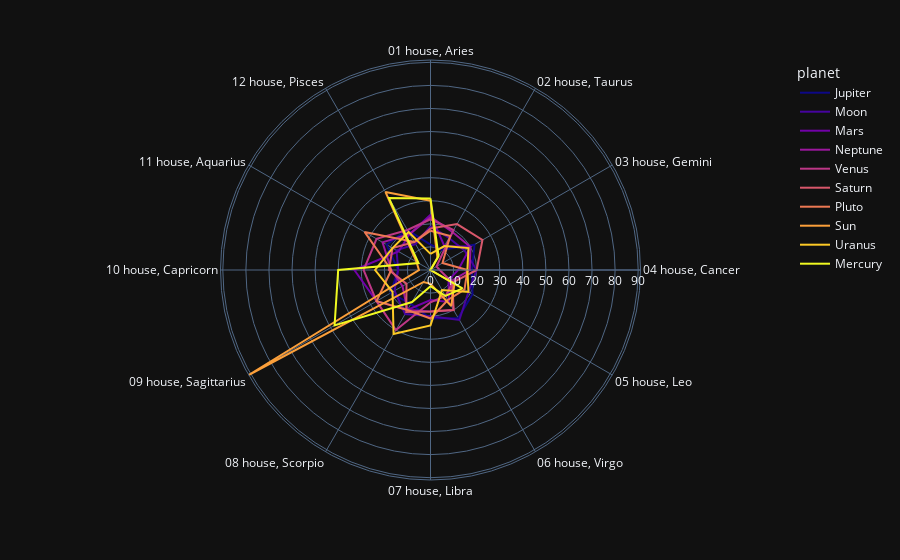

Here is the notebook cell this chart was saved with:
### Markdown cell above
Напротив каждого дома - сколько планет каждого типа среди 220 людей в него вошли. Видно, что 9 дом действительно сильно вырывается вперед. Но также видно что это все Солнце. Справа в легенде можно его выключить, и заметить, что среди остальных планет такого разрыва суммарно нет, но вообще одна половина небосвода доминирует над другой. Теперь давайте посмотрим, есть ли еще кроме Солнца какие-то странные случаи:

### Code cell
fig = px.line_polar(forkrug, r="counts", theta="House", color="planet", line_close=True,
                    color_discrete_sequence=px.colors.sequential.Plasma,
                    template="plotly_dark",)
fig.show()

### Figure 1 — Plotly figure (JSON) as saved in the notebook; plotly's stock layout.template omitted (floating-point values rounded to 4 significant figures)
{"data": [{"hovertemplate": "planet=Jupiter<br>counts=%{r}<br>House=%{theta}<extra></extra>", "legendgroup": "Jupiter", "line": {"color": "#0d0887", "dash": "solid"}, "mode": "lines", "name": "Jupiter", "r": [11, 10, 22, 18, 21, 24, 21, 17, 20, 14, 22, 20, 11], "showlegend": true, "subplot": "polar", "theta": ["01 house, Aries", "02 house, Taurus", "03 house, Gemini", "04 house, Cancer", "05 house, Leo", "06 house, Virgo", "07 house, Libra", "08 house, Scorpio", "09 house, Sagittarius", "10 house, Capricorn", "11 house, Aquarius", "12 house, Pisces", "01 house, Aries"], "type": "scatterpolar"}, {"hovertemplate": "planet=Moon<br>counts=%{r}<br>House=%{theta}<extra></extra>", "legendgroup": "Moon", "line": {"color": "#46039f", "dash": "solid"}, "mode": "lines", "name": "Moon", "r": [19, 16, 17, 20, 19, 25, 20, 22, 18, 14, 17, 13, 19], "showlegend": true, "subplot": "polar", "theta": ["01 house, Aries", "02 house, Taurus", "03 house, Gemini", "04 house, Cancer", "05 house, Leo", "06 house, Virgo", "07 house, Libra", "08 house, Scorpio", "09 house, Sagittarius", "10 house, Capricorn", "11 house, Aquarius", "12 house, Pisces", "01 house, Aries"], "type": "scatterpolar"}, {"hovertemplate": "planet=Mars<br>counts=%{r}<br>House=%{theta}<extra></extra>", "legendgroup": "Mars", "line": {"color": "#7201a8", "dash": "solid"}, "mode": "lines", "name": "Mars", "r": [24, 12, 20, 12, 9, 16, 13, 20, 27, 33, 16, 18, 24], "showlegend": true, "subplot": "polar", "theta": ["01 house, Aries", "02 house, Taurus", "03 house, Gemini", "04 house, Cancer", "05 house, Leo", "06 house, Virgo", "07 house, Libra", "08 house, Scorpio", "09 house, Sagittarius", "10 house, Capricorn", "11 house, Aquarius", "12 house, Pisces", "01 house, Aries"], "type": "scatterpolar"}, {"hovertemplate": "planet=Neptune<br>counts=%{r}<br>House=%{theta}<extra></extra>", "legendgroup": "Neptune", "line": {"color": "#9c179e", "dash": "solid"}, "mode": "lines", "name": "Neptune", "r": [23, 19, 20, 17, 10, 20, 18, 20, 14, 17, 24, 18, 23], "showlegend": true, "subplot": "polar", "theta": ["01 house, Aries", "02 house, Taurus", "03 house, Gemini", "04 house, Cancer", "05 house, Leo", "06 house, Virgo", "07 house, Libra", "08 house, Scorpio", "09 house, Sagittarius", "10 house, Capricorn", "11 house, Aquarius", "12 house, Pisces", "01 house, Aries"], "type": "scatterpolar"}, {"hovertemplate": "planet=Venus<br>counts=%{r}<br>House=%{theta}<extra></extra>", "legendgroup": "Venus", "line": {"color": "#bd3786", "dash": "solid"}, "mode": "lines", "name": "Venus", "r": [22, 20, 3, 4, 11, 13, 14, 30, 27, 29, 27, 20, 22], "showlegend": true, "subplot": "polar", "theta": ["01 house, Aries", "02 house, Taurus", "03 house, Gemini", "04 house, Cancer", "05 house, Leo", "06 house, Virgo", "07 house, Libra", "08 house, Scorpio", "09 house, Sagittarius", "10 house, Capricorn", "11 house, Aquarius", "12 house, Pisces", "01 house, Aries"], "type": "scatterpolar"}, {"hovertemplate": "planet=Saturn<br>counts=%{r}<br>House=%{theta}<extra></extra>", "legendgroup": "Saturn", "line": {"color": "#d8576b", "dash": "solid"}, "mode": "lines", "name": "Saturn", "r": [18, 23, 26, 20, 11, 20, 18, 21, 12, 18, 19, 14, 18], "showlegend": true, "subplot": "polar", "theta": ["01 house, Aries", "02 house, Taurus", "03 house, Gemini", "04 house, Cancer", "05 house, Leo", "06 house, Virgo", "07 house, Libra", "08 house, Scorpio", "09 house, Sagittarius", "10 house, Capricorn", "11 house, Aquarius", "12 house, Pisces", "01 house, Aries"], "type": "scatterpolar"}, {"hovertemplate": "planet=Pluto<br>counts=%{r}<br>House=%{theta}<extra></extra>", "legendgroup": "Pluto", "line": {"color": "#ed7953", "dash": "solid"}, "mode": "lines", "name": "Pluto", "r": [17, 17, 6, 16, 17, 15, 21, 20, 27, 17, 33, 14, 17], "showlegend": true, "subplot": "polar", "theta": ["01 house, Aries", "02 house, Taurus", "03 house, Gemini", "04 house, Cancer", "05 house, Leo", "06 house, Virgo", "07 house, Libra", "08 house, Scorpio", "09 house, Sagittarius", "10 house, Capricorn", "11 house, Aquarius", "12 house, Pisces", "01 house, Aries"], "type": "scatterpolar"}, {"hovertemplate": "planet=Sun<br>counts=%{r}<br>House=%{theta}<extra></extra>", "legendgroup": "Sun", "line": {"color": "#fb9f3a", "dash": "solid"}, "mode": "lines", "name": "Sun", "r": [30, 6, 0, 0, 12, 18, 6, 6, 91, 5, 7, 39, 30], "showlegend": true, "subplot": "polar", "theta": ["01 house, Aries", "02 house, Taurus", "03 house, Gemini", "04 house, Cancer", "05 house, Leo", "06 house, Virgo", "07 house, Libra", "08 house, Scorpio", "09 house, Sagittarius", "10 house, Capricorn", "11 house, Aquarius", "12 house, Pisces", "01 house, Aries"], "type": "scatterpolar"}, {"hovertemplate": "planet=Uranus<br>counts=%{r}<br>House=%{theta}<extra></extra>", "legendgroup": "Uranus", "line": {"color": "#fdca26", "dash": "solid"}, "mode": "lines", "name": "Uranus", "r": [7, 12, 19, 16, 19, 10, 24, 32, 19, 24, 19, 19, 7], "showlegend": true, "subplot": "polar", "theta": ["01 house, Aries", "02 house, Taurus", "03 house, Gemini", "04 house, Cancer", "05 house, Leo", "06 house, Virgo", "07 house, Libra", "08 house, Scorpio", "09 house, Sagittarius", "10 house, Capricorn", "11 house, Aquarius", "12 house, Pisces", "01 house, Aries"], "type": "scatterpolar"}, {"hovertemplate": "planet=Mercury<br>counts=%{r}<br>House=%{theta}<extra></extra>", "legendgroup": "Mercury", "line": {"color": "#f0f921", "dash": "solid"}, "mode": "lines", "name": "Mercury", "r": [31, 7, 0, 0, 16, 13, 7, 16, 48, 40, 6, 36, 31], "showlegend": true, "subplot": "polar", "theta": ["01 house, Aries", "02 house, Taurus", "03 house, Gemini", "04 house, Cancer", "05 house, Leo", "06 house, Virgo", "07 house, Libra", "08 house, Scorpio", "09 house, Sagittarius", "10 house, Capricorn", "11 house, Aquarius", "12 house, Pisces", "01 house, Aries"], "type": "scatterpolar"}], "layout": {"legend": {"title": {"text": "planet"}, "tracegroupgap": 0}, "margin": {"t": 60}, "polar": {"angularaxis": {"direction": "clockwise", "rotation": 90}, "domain": {"x": [0, 1], "y": [0, 1]}}}}
